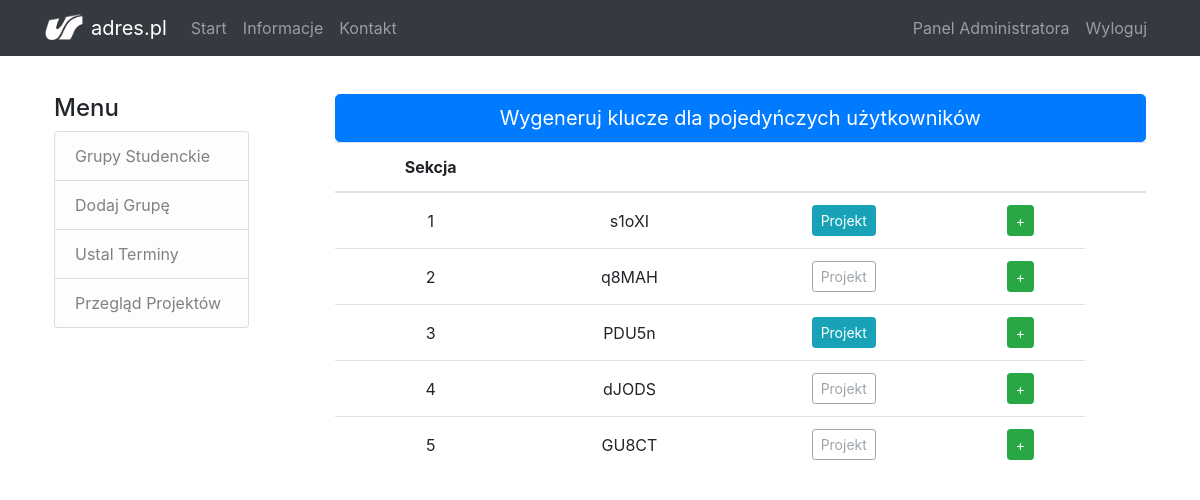
/sections/1 (signed in), run on the app's committed database.
### flaskapp/models.py (models this page shows, shortened)
class User(db.Model, UserMixin):
    id = db.Column(db.Integer, primary_key=True)
    login = db.Column(db.String(20), unique=True, nullable=False)
    is_admin = db.Column(db.Boolean, nullable=False, default=False)
    project = db.relationship('Project', backref='author', lazy=True)
    group_id = db.Column(db.Integer, db.ForeignKey('group.id'), nullable=True)

### flaskapp/routes.py (the view)
@app.route('/sections/<int:group_id>')
@login_required
def sections(group_id):
    if current_user.is_admin:
        group = Group.query.get_or_404(group_id)
        if not group.is_section:
            return redirect((url_for('panel')))
    else:
        flash('Musisz mieć uprawnienia aministratora, aby uzyskać dostęp do tej strony', 'warning')
        return redirect(url_for('home'))
    return render_template('admin/sections.html', title='Sekcje', group=group)

### flaskapp/models.py (called while the page is built)
@login_manager.user_loader
def load_user(user_id):
    return User.query.get(int(user_id))

### flaskapp/templates/admin/sections.html
{% extends "admin/layout_admin.html" %}
{% block content %}
    <a href="{{ url_for('create_section_keys', group_id=group.id) }}"> <button type="button" class="btn btn-primary btn-lg btn-block">Wygeneruj klucze dla pojedyńczych użytkowników</button> </a>
    <table class="table text-center align-middle">
        <thead>
            <tr>
                <th scope="col">Sekcja</th>
                <th scope="col"></th>
                <th></th>
                <th></th>
                <th></th>
            </tr>
        </thead>
		<tbody>
			{% for section in group.users %}
				<tr>
					<td> {{ loop.index }} </td>
					<td> {{ section.login }} </td>
                    {% if section.project %}
                        <td> <a href="{{ url_for('single_project', section_id=section.id) }}"> <button type="button" class="btn btn-sm btn-info">Projekt</button> </a> </td>
                    {% else %}
                        <td> <a> <button type="button" title="Ta sekcja nie udostępniła jeszcze swojego projektu" class="btn btn-sm btn-outline-secondary disabled">Projekt</button> </a> </td>
                    {% endif %}
					<td>
						<button type="button" title="Dodaj użytkownika do sekcji" class="btn btn-sm btn-success">+</button>
					</td>
				</tr>
			{% endfor %}
		</tbody>
		</table>
{% endblock content%}

### flaskapp/static/main.css (style rules this page uses)
body { padding-top: 70px; }
.table > tbody > tr > td { vertical-align: middle; }

### data on the page
User: login "s1oXI"
User: login "q8MAH", shows "Projekt"
User: login "PDU5n"
User: login "dJODS", shows "Projekt"
User: login "GU8CT", shows "Projekt"
